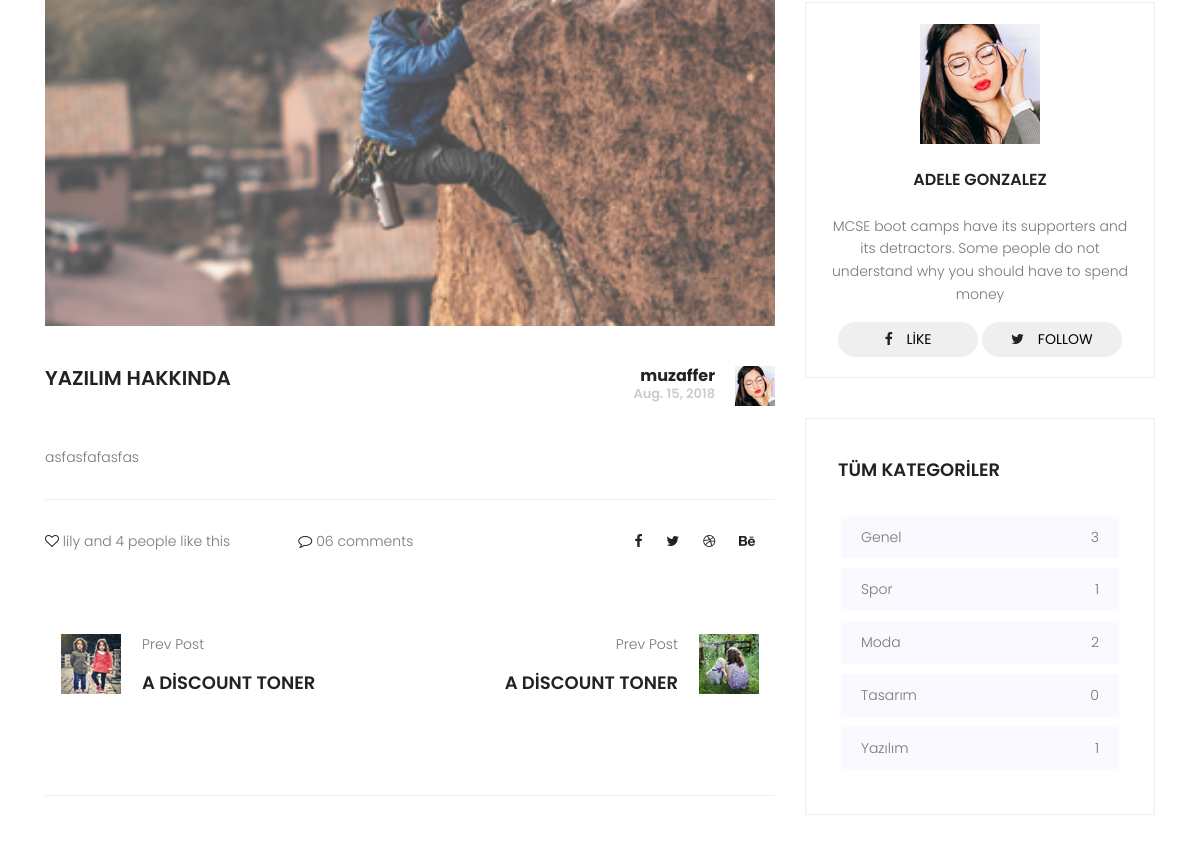
/detail/yazlm-hakknda (middle part), run on an earlier commit of the app's database.
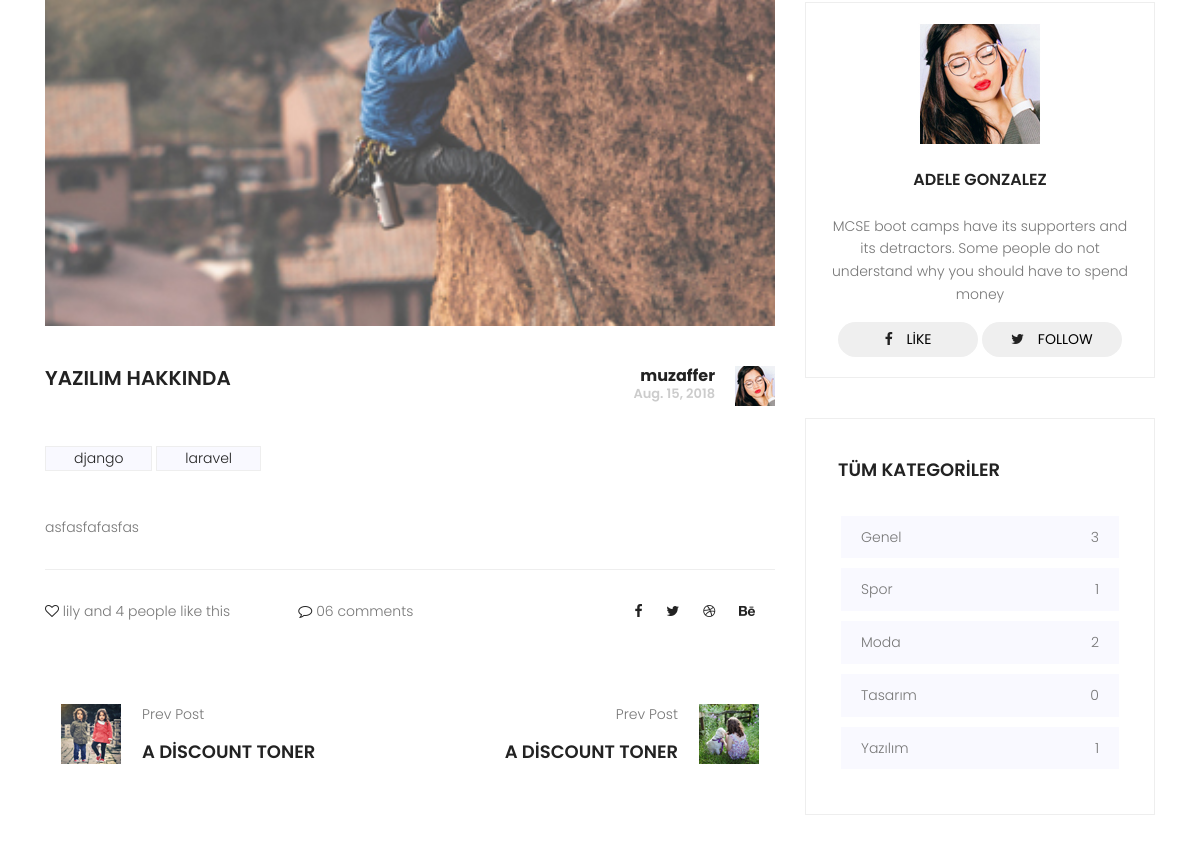
And on a later commit of the database.
### posts/models.py (models this page shows, shortened)
class Category(models.Model):
    title = models.CharField(max_length=150)
    slug = models.SlugField(unique=True,editable=False)
    def postCount(self):
        return self.posts.all().count()

class Tag(models.Model):
    title = models.CharField(max_length=50)
    slug = models.SlugField(unique=True, editable=False)

### posts/views.py (the view, shortened to what this page needs)
# urls.py: path('detail/<slug:slug>', views.PostDetail.as_view(),name='single'),
class PostDetail(DetailView,FormMixin):
    template_name = "posts/single.html"
    model = Post
    context_object_name = "single"
    form_class = CreateCommentForm
    def get_context_data(self, **kwargs):
        context = super(PostDetail, self).get_context_data(**kwargs)
        context['allCategories'] = Category.objects.all()
        context['form']= self.get_form()
        return context

### posts/models.py (called while the page is built)
    def commentCount(self):
        return self.comments.all().count()

### posts/templates/posts/single.html (shortened to what the changed rows need)
{% extends "base.html" %}
{% load static %}
{% load crispy_forms_tags %}
{% block content %}
    <div class="post-wrapper pt-100">
        <section class="post-area">
            <div class="container">
                <div class="row justify-content-center">
                    <div class="col-lg-8">
                        <div class="single-page-post">
                            <div class="top-wrapper ">
                                <div class="row d-flex justify-content-between">
                                    <h2 class="col-lg-8 col-md-12 text-uppercase">
                                        {{ single.title }}
                                    </h2>
                                    <div class="col-lg-4 col-md-12 right-side d-flex justify-content-end">
                                        <div class="desc">
                                           <h2>{{ single.user.username }}</h2>
                                        </div>
                                    </div>
                                </div>
                            </div>
                            <div class="tags">
                                <ul>
                                    {% for tag in single.tag.all %}
                                    <li><a href="{% url 'tag-detail' tag.slug %}">{{ tag.title }}</a></li>
                                    {% endfor %}
                                </ul>
                            </div>
                        </div>
                    </div>
                    <div class="col-lg-4 sidebar-area ">
                        <div class="single_widget about_widget">
                            <h2 class="text-uppercase">Adele Gonzalez</h2>
                        </div>
                        <div class="single_widget cat_widget">
                            <ul>
                                {% for category in allCategories %}
                                <li>
                                    <a href="{% url 'category-detail' category.slug %}">{{category.title }} <span>{{ category.postCount }} </span></a>
                                </li>
                                {% endfor %}
                            </ul>
                        </div>
                    </div>
                </div>
            </div>
        </section>
    </div>
{% endblock %}

What changed in the data, as far as the page shows it:
added Tag: title "django"
added Tag: title "laravel"
